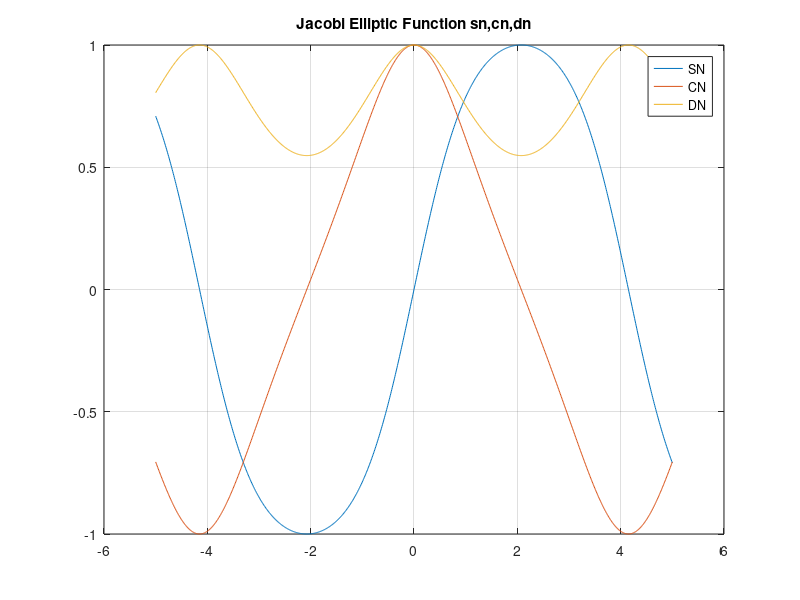
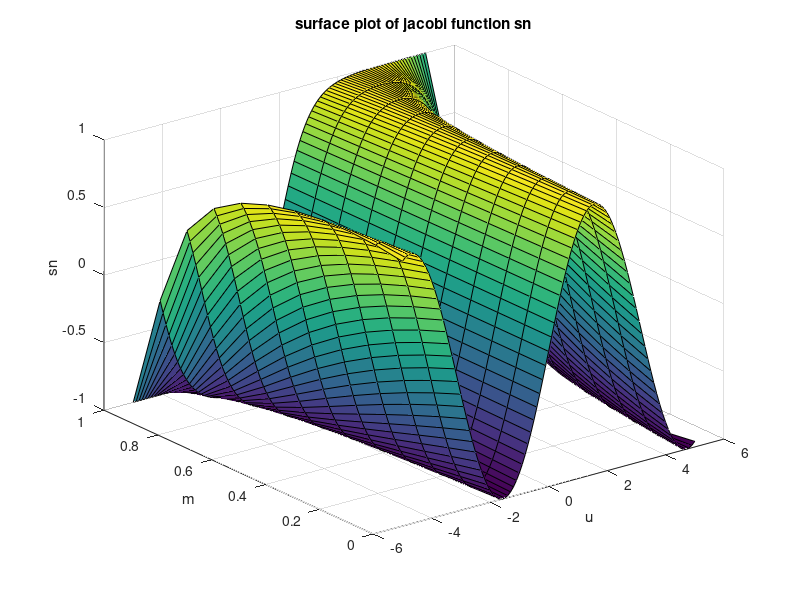

MATLAB code to generate these figures, in order:
close all;
clear all;
clf;

%Elliptic Jacobi Function
m2=0.7;  %ellipticity
u=-5:0.01:5;  %range
[Sn,Cn,Dn]=ellipj(u,m2); %Jacobi Function
figure(2);
clf;
plot(u,Sn,u,Cn,u,Dn);
legend('SN','CN','DN','location','best')
grid on
title('Jacobi Elliptic Function sn,cn,dn')

[m,u]=meshgrid(0:0.1:1,-5:0.1:5);   %grid
s=ellipj(u,m);
figure(3);
clf;
surf(u,m,s)
xlabel('u')
ylabel('m')
zlabel('sn')
title('surface plot of jacobi function sn')
